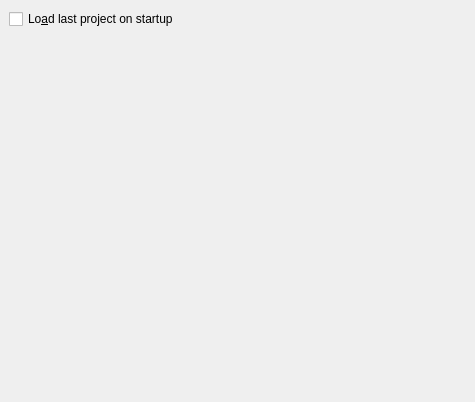
<ui version="4.0" >
 <class>ProjectSettings</class>
 <widget class="QWidget" name="ProjectSettings" >
  <property name="geometry" >
   <rect>
    <x>0</x>
    <y>0</y>
    <width>475</width>
    <height>402</height>
   </rect>
  </property>
  <property name="windowTitle" >
   <string>Form2</string>
  </property>
  <layout class="QVBoxLayout" >
   <property name="margin" >
    <number>9</number>
   </property>
   <property name="spacing" >
    <number>6</number>
   </property>
   <item>
    <widget class="QCheckBox" name="kcfg_readLastOnStartup" >
     <property name="text" >
      <string>Lo&amp;ad last project on startup</string>
     </property>
     <property name="shortcut" >
      <string>Alt+A</string>
     </property>
    </widget>
   </item>
   <item>
    <spacer>
     <property name="orientation" >
      <enum>Qt::Vertical</enum>
     </property>
     <property name="sizeType" >
      <enum>QSizePolicy::Expanding</enum>
     </property>
     <property name="sizeHint" >
      <size>
       <width>20</width>
       <height>61</height>
      </size>
     </property>
    </spacer>
   </item>
  </layout>
 </widget>
 <layoutdefault spacing="6" margin="11" />
 <pixmapfunction>qPixmapFromMimeSource</pixmapfunction>
 <resources/>
 <connections/>
</ui>
